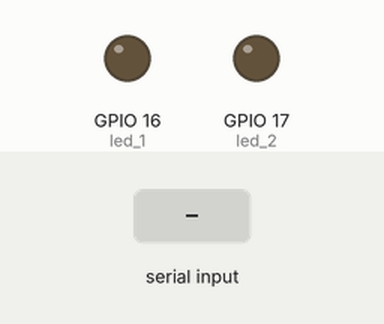
Recording of a sketch running on a simulated ESP32. On the bench: output pins drawn as LEDs (lit = HIGH). Inputs (shaded band) come from the test bench. Nothing arrives over Bluetooth unless stated; what the sketch prints to the serial monitor is not drawn.

Above: at 1.2 s.
1.3 s: "1" received over the second serial link
At 3.1 s:
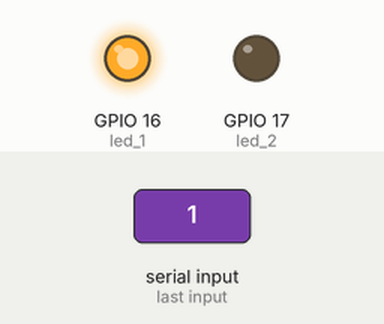
3.8 s: "3" received over the second serial link
At 5.2 s:
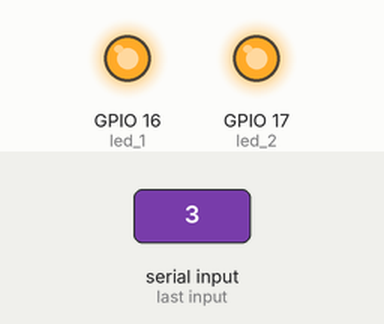
6.3 s: "2" received over the second serial link
At 8.5 s:
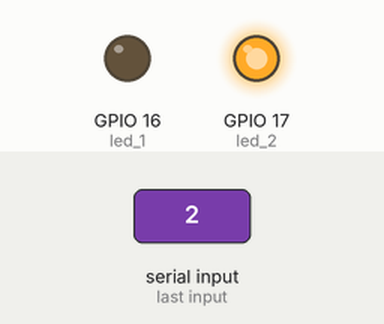
Timing chart, 0 to 10.0 s (numbered marks = the images above; inputs shaded):
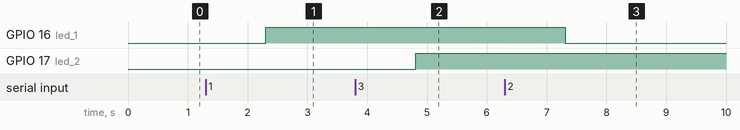

Measured:
- after the input at 1.3 s, GPIO 16 (led_1): LOW → HIGH after 1.0 s
- after the input at 3.8 s, GPIO 17 (led_2): LOW → HIGH after 1.0 s
- after the input at 6.3 s, GPIO 16 (led_1): HIGH → LOW after 1.0 s

The sketch:

iot_esp32_led_on_off.ino
```cpp
#include <BluetoothSerial.h>
BluetoothSerial SerialBT;

int led_1 = 16;
int led_2 = 17;
int led_3 = 5;
void setup() {
  // put your setup code here, to run once:
  Serial.begin(115200);
  pinMode(led_1, OUTPUT);
  pinMode(led_2, OUTPUT);
  SerialBT.begin("ESP32_BT");

}

void loop() {
  // put your main code here, to run repeatedly:
  String value;
  if(SerialBT.available()){
    value = SerialBT.readString();
    if(value == "1"){
      digitalWrite(led_1, HIGH);
      Serial.println("Nhận 1, bật LED đỏ ");
    }
    if(value == "2"){
      digitalWrite(led_1, LOW);
      Serial.println("Nhận 2, tắt LED đỏ");
    }
    if(value =="3"){
      digitalWrite(led_2, HIGH);
      Serial.println("Nhận 3, bật LED vàng");
    }
    if(value =="4"){
      digitalWrite(led_3, HIGH);
      Serial.println("Nhận 4, bật LED vàng");
    }
    if(value =="5"){
      digitalWrite(led_3, HIGH);
      Serial.println("Nhận 5, bật LED vàng");
    }
    if(value =="6"){
      digitalWrite(led_3, LOW);
      Serial.println("Nhận 6, tắt LED xanh");
    }
  }
  delay(50);

}
```
